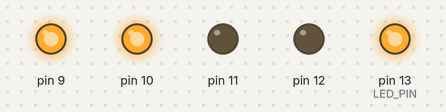
Bench run of a sketch on a simulated Arduino Uno, built with avr-gcc and run on an emulated ATmega328P. Parts: output pins drawn as LEDs (lit = HIGH).

Above: at 0.3 s.
At 1.5 s:
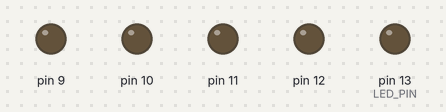
At 2.5 s:
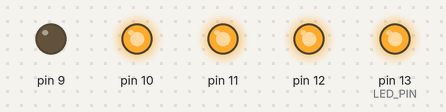
At 4.7 s:
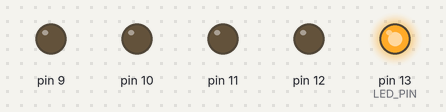
At 9.45 s:
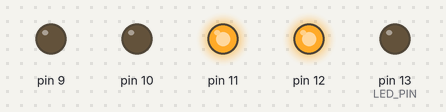
At 11.45 s:
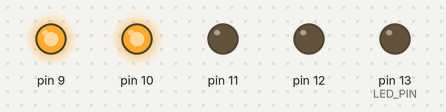
Timing chart, 0 to 15.6 s (numbered marks = the images above):
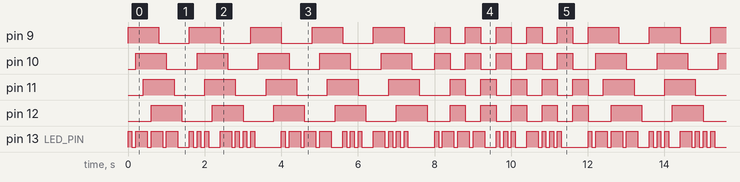

Measured:
- by itself, pin 9, pin 11: repeats every 12.0 s: 4 × (LOW 0.80 s, HIGH 0.80 s), LOW 0.80 s, 5 × (HIGH 0.40 s, LOW 0.40 s), HIGH 0.80 s
- by itself, pin 13 (LED_PIN): moves between LOW and HIGH, repeating every 4.0 s
- by itself, pin 10, pin 12: repeats every 12.0 s: 4 × (LOW 0.80 s, HIGH 0.80 s), LOW 0.60 s, 4 × (HIGH 0.40 s, LOW 0.40 s), HIGH 0.40 s, LOW 0.60 s, HIGH 0.80 s

The sketch:

main.ino
```cpp
#define LED_PIN 13
#define CYCLE 100

// 1 == true == HIGH,  0 == false == LOW
bool mcLED [40] = {1, 0, 1, 1, 1, 0, 1, 1, 1, 0, 1, 1, 1, 0, 0, 0,
                   1, 0, 1, 0, 1, 0, 0, 0,
                   1, 1, 1, 0, 1, 0, 1, 0, 1, 0, 0, 0,
                   0, 0, 0, 0};
bool l0 [8] = {1, 1, 1, 1, 0, 0, 0, 0};
bool l1 [8] = {0, 1, 1, 1, 1, 0, 0, 0};
bool l2 [8] = {0, 0, 1, 1, 1, 1, 0, 0};
bool l3 [8] = {0, 0, 0, 1, 1, 1, 1, 0};
bool p0 [4] = {1, 0};
bool p1 [4] = {1, 0};
bool p2 [4] = {0, 1};
bool p3 [4] = {0, 1};

void setup() {
	Serial.begin(9600);
	pinMode(LED_PIN, OUTPUT);
	pinMode(9, OUTPUT);
	pinMode(10, OUTPUT);
	pinMode(11, OUTPUT);
	pinMode(12, OUTPUT);
}

void loop() {
	for (int i=0; i < 120; i++) {
		digitalWrite(LED_PIN, mcLED[i % 40]);
		if (i < 80) {
			digitalWrite(9,  l0[int(i/2) % 8]);
			digitalWrite(10, l1[int(i/2) % 8]);
			digitalWrite(11, l2[int(i/2) % 8]);
			digitalWrite(12, l3[int(i/2) % 8]);
		} else {
			digitalWrite(9,  p0[int(i/4) % 2]);
			digitalWrite(10, p1[int(i/4) % 2]);
			digitalWrite(11, p2[int(i/4) % 2]);
			digitalWrite(12, p3[int(i/4) % 2]);
		}
		delay(CYCLE);  // cycles will be slightly longer than CYCLE ms
	}
}
```
